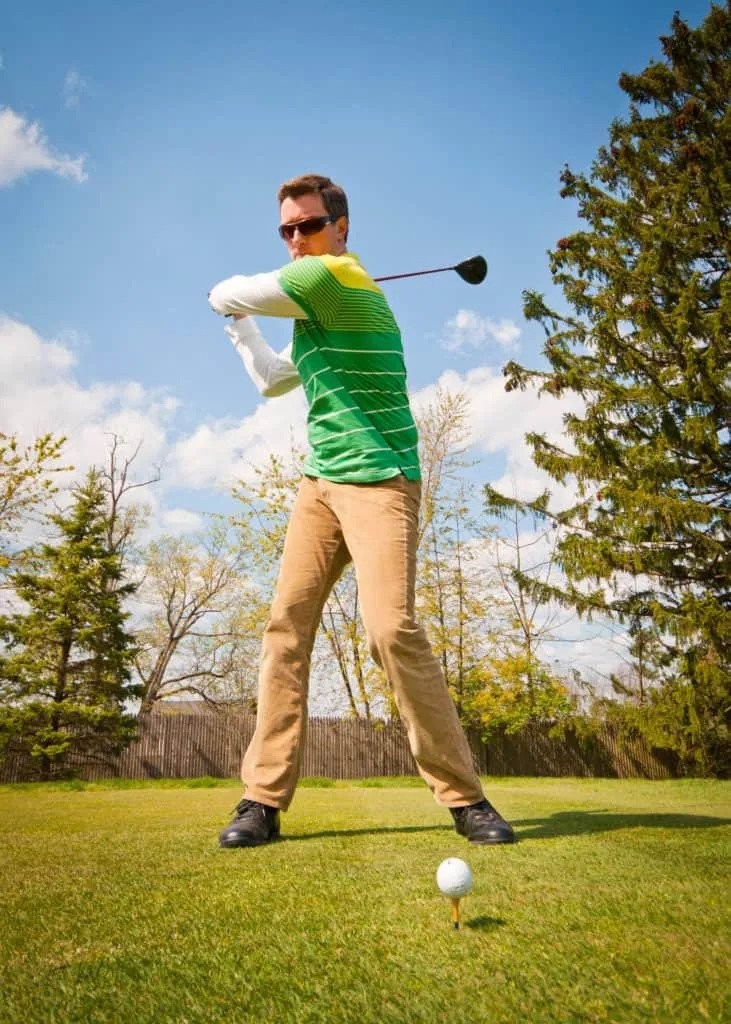
#> input picture backend/assets/player_swinging_2.jpg, 731 x 1024 px, found by its file name
$ python crop_and_display_image.py
#> lines starting #> are read from the running program, lines starting #| are printed output that depends on the picture
import cv2

image = cv2.imread("assets/player_swinging_2.jpg")
#> image is the input picture: shape (1024, 731, 3); mean B, G, R 117.1, 145.8, 140.4
cropped = image[840:940, 400:500]
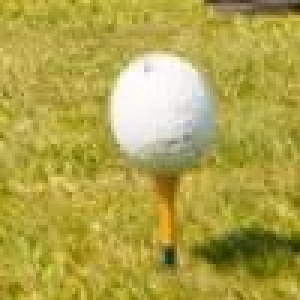
#> cropped: shape (100, 100, 3) (shown 3 times larger); mean B, G, R 73.5, 163.8, 175.7

cv2.imshow("Original Image", image)
cv2.waitKey(0)
cv2.destroyAllWindows()

cv2.imshow("Cropped image", cropped)
cv2.waitKey(0)
cv2.destroyAllWindows()
